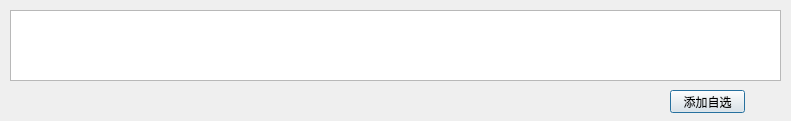
<?xml version="1.0" encoding="UTF-8"?>
<ui version="4.0">
 <class>Dialog</class>
 <widget class="QDialog" name="Dialog">
  <property name="geometry">
   <rect>
    <x>0</x>
    <y>0</y>
    <width>791</width>
    <height>121</height>
   </rect>
  </property>
  <property name="windowTitle">
   <string>Dialog</string>
  </property>
  <widget class="QTableWidget" name="tabFundDetail">
   <property name="geometry">
    <rect>
     <x>10</x>
     <y>10</y>
     <width>771</width>
     <height>71</height>
    </rect>
   </property>
  </widget>
  <widget class="QPushButton" name="btnAddSelection">
   <property name="geometry">
    <rect>
     <x>670</x>
     <y>90</y>
     <width>75</width>
     <height>23</height>
    </rect>
   </property>
   <property name="text">
    <string>添加自选</string>
   </property>
  </widget>
 </widget>
 <resources/>
 <connections/>
</ui>
